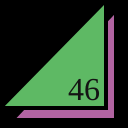
Frame 1 (no input)
Frame 60 (no input): identical to frame 1, image omitted
Frame 120 (the mouse pressed at the canvas centre since frame 60): identical to frame 1, image omitted

The p5.js sketch that drew this single still picture (run headless with seeded random() and noise() and a simulated clock; from frame 60 on, the mouse is pressed at the canvas centre):

// p5.js sketch
// ── sketch.js
function setup() {
  createCanvas(128,128);
}

function draw() {
  background(0);
  strokeWeight(4);
  fill(178, 100, 162);
  triangle(12,120,116,120,116,10);
  fill(94, 185, 100);
  triangle(0,108,106,108,106,0);
  fill(20);
  textSize(32);
  textFont("serif");
  text("46", 68, 100);
}
